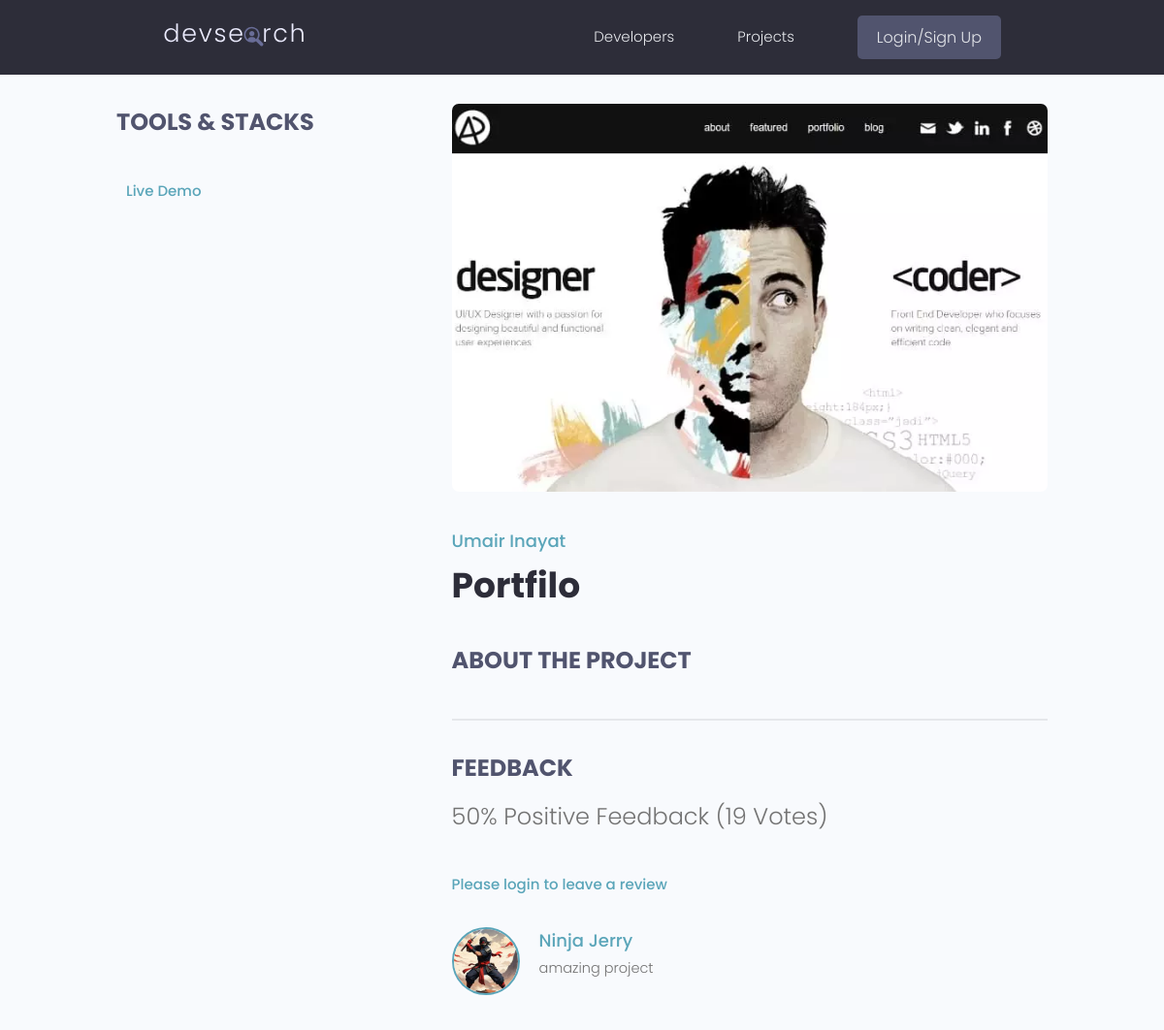
/projects/project/aa6848ef-ef6c-4d4f-b421-6b9e5eac281c/, run on an earlier commit of the app's database.
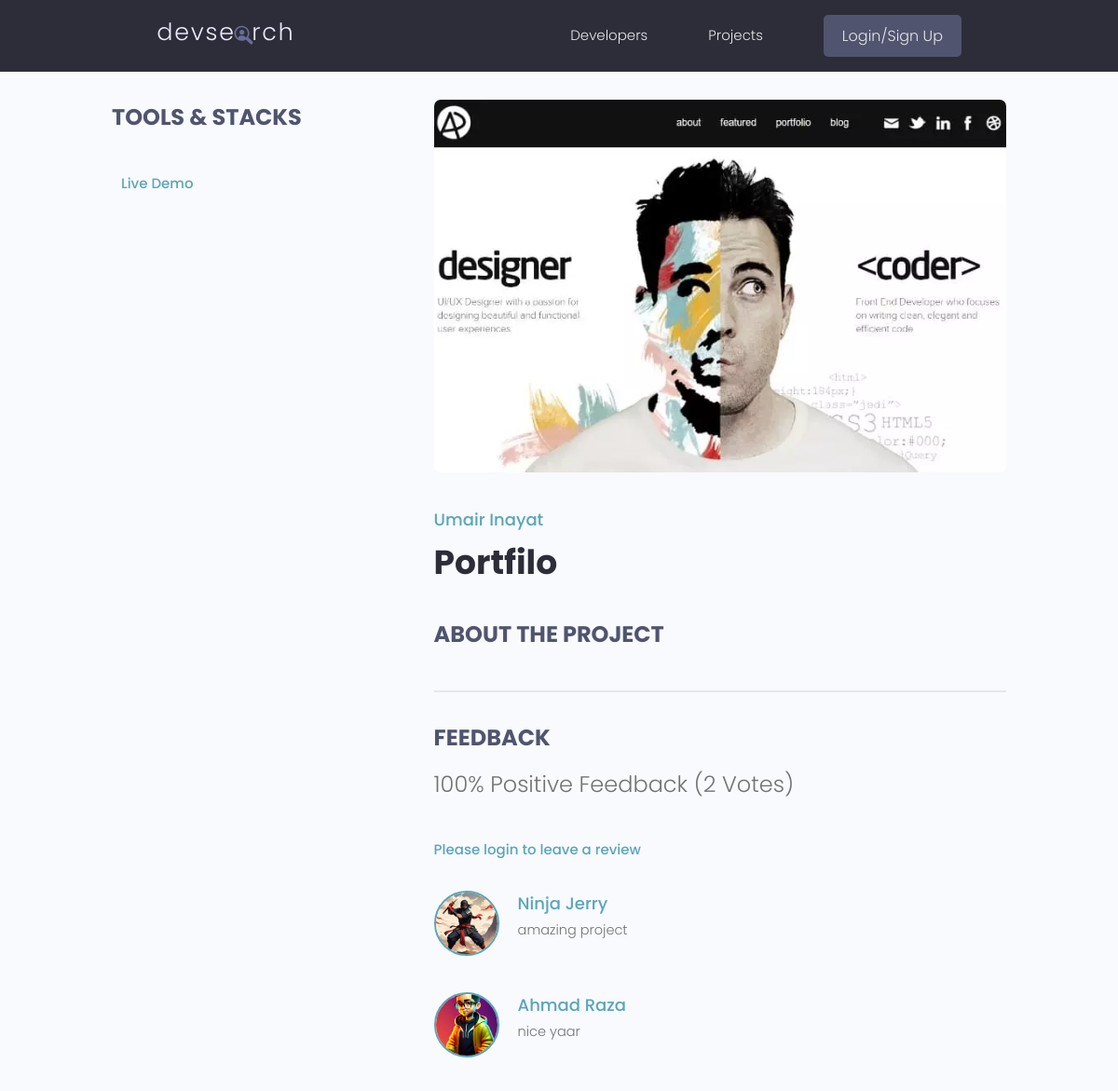
And on a later commit of the database.
### projects/models.py (models this page shows, shortened)
class Project(models.Model):
    owner = models.ForeignKey(Profile, null=True, blank = True, on_delete=models.SET_NULL)
    title = models.CharField(max_length=200)
    description = models.TextField(null=True, blank = True)
    featured_image = models.ImageField(null=True, blank = True, default="default.jpg")
    technology = models.CharField(max_length=20)
    tag = models.ManyToManyField('Tag', blank= True)
    vote_total = models.IntegerField(default=0, null = True)
    vote_ratio = models.IntegerField(default=0, null = True)
    demo_link = models.CharField(max_length=2000,null=True, blank = True )
    source_link = models.CharField(max_length=2000,null=True, blank = True )
    created = models.DateTimeField(auto_now_add= True)
    id = models.UUIDField(default=uuid.uuid4, unique= True, primary_key= True, editable=False)
    class Meta:
        ordering = ['-vote_ratio', '-vote_total', 'title']
    @property
    def imageURL(self):
        try:
            url = self.featured_image.url
        except:
            url = ''
        return url
    @property
    def reviewers(self):
        queryset = self.review_set.all().values_list('owner__id', flat=True)
        return queryset

class Review(models.Model):
    VOTE_TYPE = (
        ('up', 'up'),
        ('down', 'down')
    )
    owner = models.ForeignKey(Profile, on_delete=models.CASCADE, null=True)
    project = models.ForeignKey(Project, on_delete=models.CASCADE, null=True, blank = True)
    body = models.TextField(null=True, blank = True)
    value = models.CharField(max_length=20, choices=VOTE_TYPE)
    created = models.DateTimeField(auto_now_add= True)
    id = models.UUIDField(default=uuid.uuid4,
                        unique= True, primary_key= True, editable=False)
    class Meta:
        unique_together = [['owner', 'project']]

### users/models.py (models this page shows, shortened)
class Profile(models.Model):
    user = models.OneToOneField(User, on_delete=models.CASCADE, null=True,blank= True )
    name = models.CharField(max_length=200, null=True)
    email = models.EmailField(max_length=500, null=True)
    username = models.CharField(max_length=200, null=True)
    location= models.CharField(max_length=200, null=True)
    short_intro = models.CharField(max_length=200, null=True, blank= True )
    profile_image = models.ImageField( null=True, blank= True , upload_to='profiles' , default="profiles/pro.png")
    social_github = models.CharField(max_length=200, null=True, blank= True )
    social_twitter = models.CharField(max_length=200, null=True, blank= True )
    social_linkedin = models.CharField(max_length=200, null=True, blank= True )
    social_stackoverflow = models.CharField(max_length=200, null=True, blank= True )
    description = models.TextField(blank=True)
    bio = models.TextField(max_length=500,blank=True, null=True),
    social_website = models.CharField(max_length=200, null=True, blank= True )
    id = models.UUIDField(default=uuid.uuid4, unique=True,
                        primary_key=True, editable=False)

### projects/views.py (the view, shortened to what this page needs)
# urls.py: path('project/<str:pk>/', views.project, name = "project"),
def project(request, pk):
    projectObj = Project.objects.get(id=pk)
    form = ReviewForm()
    return render(request, 'projects/single-project.html', {'project': projectObj, 'form': form})

### projects/templates/projects/single-project.html (shortened to what this page needs)
{% extends 'main.html' %}
{% block content %}
<main class="singleProject my-md">
    <div class="container">
        <div class="layout">
            <div class="column column--1of3">
                <h3 class="singleProject__subtitle">Tools & Stacks</h3>
                {% if project.demo_link %}
                <a class="singleProject__liveLink" href="{{project.demo_link}}" target="_blank">Live Demo
                </a>
                {% endif %}
            </div>
            <div class="column column--2of3">
                <img class="singleProject__preview" src="{{ project.imageURL }}" alt="portfolio thumbnail" />
                <a href="{% url 'user-profile' project.owner.id  %}"
                    class="singleProject__developer">{{project.owner.name}}</a>
                <h2 class="singleProject__title">{{project.title}}</h2>
                <h3 class="singleProject__subtitle">About the Project</h3>
                <div class="comments">
                    <h3 class="singleProject__subtitle">Feedback</h3>
                    <h5 class="project--rating">
                        {{project.vote_ratio}}% Positive Feedback ({{project.vote_total}}
                        Vote{{project.vote_total|pluralize:"s"}})
                    </h5>
                    {% if request.user.profile.id in project.reviewers %}
                    <p>You have already submitted your review for this project</p>
                    {% elif request.user.profile == project.owner %}
                    <p>You cannot review your own work</p>
                    {% else %}
                    <a href="{% url 'login' %}?next={{request.path}}">Please login to leave a review</a>
                    {% endif %}
                    <div class="commentList">
                        {% for review in project.review_set.all %}
                        {% if review.body %}
                        <div class="comment">
                            <a href="{% url 'user-profile' review.owner.id  %}">
                                <img class="avatar avatar--md" src="{{review.owner.profile_image.url}}" alt="user" />
                            </a>
                            <div class="comment__details">
                                <a href="{% url 'user-profile' review.owner.id  %}"
                                    class="comment__author">{{review.owner.name}}</a>
                                <p class="comment__info">{{review.body|linebreaksbr}}</p>
                            </div>
                        </div>
                        {% endif %}
                        {% endfor %}
                    </div>
                </div>
            </div>
        </div>
    </div>
</main>
{% endblock %}

### templates/main.html (shortened to what this page needs)
<!DOCTYPE html>
{% load static %}
<html>
<head>
    <link rel="stylesheet" href="https://cdn.iconmonstr.com/1.3.0/css/iconmonstr-iconic-font.min.css" />
    <link rel="stylesheet" href="{% static 'uikit/styles/uikit.css' %}" />
    <link rel="stylesheet" href="{% static 'styles/app.css' %}" />
</head>
<body>
    {% include 'navbar.html' %}
    {% block content %}
    {% endblock content %}
</body>
</html>

### templates/navbar.html (shortened to what this page needs)
{% load static %}
<header class="header">
    <div class="container container--narrow">
        <a href="{% url 'profiles' %}" class="header__logo">
            <img src="{% static 'images/logo.svg' %} " alt="DevSearch Logo" />
        </a>
        <nav class="header__nav">
            <ul class="header__menu">
                <li class="header__menuItem"><a href="{% url 'profiles' %}">Developers</a></li>
                <li class="header__menuItem"><a href="{% url 'projects' %}">Projects</a></li>
                {% if request.user.is_authenticated %}
                <li class="header__menuItem"><a href="{% url 'inbox' %}">Inbox</a></li>
                <li class="header__menuItem"><a href="{% url 'account' %}">Account</a></li>
                <li class="header__menuItem"><a href="{% url 'logout' %}" class="btn btn--sub">Logout</a></li>
                {% else %}
                <li class="header__menuItem"><a href="{% url 'login' %}" class="btn btn--sub">Login/Sign Up</a></li>
                {% endif %}
            </ul>
        </nav>
    </div>
</header>

### static/styles/app.css (style rules this page uses)
:root { --color-sub: #2d2d39; }
.btn--sub { background-color: var(--color-sub-light); }
img { width: 100%; }
.header { position: sticky; z-index: 111; background-color: var(--color-sub); padding: 1.5rem 0; }
.header > .container { display: flex; justify-content: space-between; align-items: center; }
.header__logo > img { height: 3.8rem; }
.header__nav > ul { display: inline-flex; align-items: center; list-style: none; gap: 6.5rem; }
.header__menuItem > a { color: var(--color-light); font-weight: 300; }
.singleProject .column--1of3 { order: 2; }
@media screen and (min-width: 1081px) { .singleProject .column--1of3 { order: 1; } }
@media screen and (min-width: 1081px) { .singleProject .column--2of3 { order: 2; } }
.singleProject__liveLink { font-weight: 500; transition: all 0.3s ease-in-out; border-bottom: 2px solid transparent; }
.singleProject__preview { height: 50vh; object-fit: cover; object-position: top center; margin-bottom: 3rem; border-radius: 0.7rem; }
.singleProject__developer { font-size: 1.8rem; font-weight: 500; }
.singleProject__title { font-size: 3.6rem; font-weight: 700; color: var(--color-sub); margin-bottom: 3rem; }
.project--rating { margin-bottom: 1.6em; margin-top: .5em; }
.singleProject__subtitle { text-transform: uppercase; font-size: 2.4rem; font-weight: 700; color: var(--color-sub-light); margin-bottom: 1rem; }
.comments { margin-top: 4rem; padding-top: 3rem; border-top: 2px solid var(--color-light); }
.commentList { margin: 3rem 0; }
.comment { display: flex; gap: 2rem; }
.comment:not(:last-child) { margin-bottom: 3rem; }
.comment__author { font-size: 1.8rem; }
.comment__info { font-size: 1.45rem; }

### static/uikit/styles/modules/_variables.css (style rules this page uses)
:root { --color-main: #5aa5b9; --color-main-light: #e6faff; --color-sub: #3f4156; --color-sub-light: #51546e; --color-sub-lighter: #ededfd; --color-text: #737373; --color-gray: #8b8b8b; --color-light: #e5e7eb; --color-light-gray: #767676; --color-bg: #f8fafd; --color-white: #fffefd; --color-white-light: #f3f3f3; --color-success: #359e64; --color-success-bg: #def8e8; --color-error: #fc4b0b; --color-error-bg: #fff2ee; --font-base: 'Poppins', arial, helvetica, 'Segoe UI', roboto, ubuntu, sans-serif; --font-monospace: 'Fira Code', 'Courier New', courier, monospace; --font-regular: 300; --font-medium: 500; --font-bold: 700; --generic-shadow: 1px 1px 5px #00000010; --generic-transition: all 0.3s ease-in-out; }

### static/uikit/styles/modules/_base.css (style rules this page uses)
* { margin: 0; padding: 0; box-sizing: border-box; text-rendering: optimizeLegibility; color: inherit; font-size: inherit; }
html { font-size: 50%; }
@media only screen and (min-width: 480px) { html { font-size: 56.25%; } }
@media only screen and (min-width: 1200px) { html { font-size: 62.5%; } }
body { line-height: 1.6; font-weight: 400; font-size: 1.5rem; color: var(--color-text); background-color: var(--color-bg); min-height: 100vh; }

### static/uikit/styles/modules/_typography.css (style rules this page uses)
* { font-family: var(--font-base); }
h2 { font-size: 3.6rem; font-weight: var(--font-bold); }
h3 { font-size: 3.2rem; font-weight: var(--font-medium); }
h5 { font-size: 2.4rem; font-weight: var(--font-medium); }
h5, h6 { font-weight: var(--font-regular); }
p, span, strong { font-size: 1.6rem; color: var(--color-text); font-weight: var(--font-regular); }
a { padding-bottom: 2px; text-decoration: none; display: inline-block; color: var(--color-main); font-weight: var(--font-medium); }

### static/uikit/styles/modules/_utilities.css (style rules this page uses)
.container { width: 92%; max-width: 165rem; margin: 0 auto; box-sizing: border-box; }
.container--narrow { width: 92%; max-width: 120rem; }
@media screen and (min-width: 1000px) { .container { width: 90%; } }
@media screen and (min-width: 1000px) { .container--narrow { width: 85%; } }
@media screen and (min-width: 1200px) { .container { width: 80%; } }
@media screen and (min-width: 1200px) { .container--narrow { width: 72%; } }
.my-md { margin: 3rem auto; }

### static/uikit/styles/modules/_avatar.css (style rules this page uses)
.avatar { border-radius: 50%; border: 2px solid var(--color-main); object-fit: cover; }
.avatar--md { height: 7rem; width: 7rem; }

### static/uikit/styles/modules/_layout.css (style rules this page uses)
.layout { display: flex; flex-flow: row wrap; justify-content: space-between; }
.layout > .column { margin-bottom: 3rem; }
.layout > .column.column--1of3 { flex-basis: 30%; }
.layout > .column.column--2of3 { flex-basis: 64%; }

What changed in the data, as far as the page shows it:
changed Project "Portfilo": vote_ratio "50" → "100"; vote_total "19" → "2"
added Review: owner.profile_image (picture), owner.name "Ahmad Raza", body "nice yaar"
